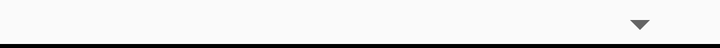
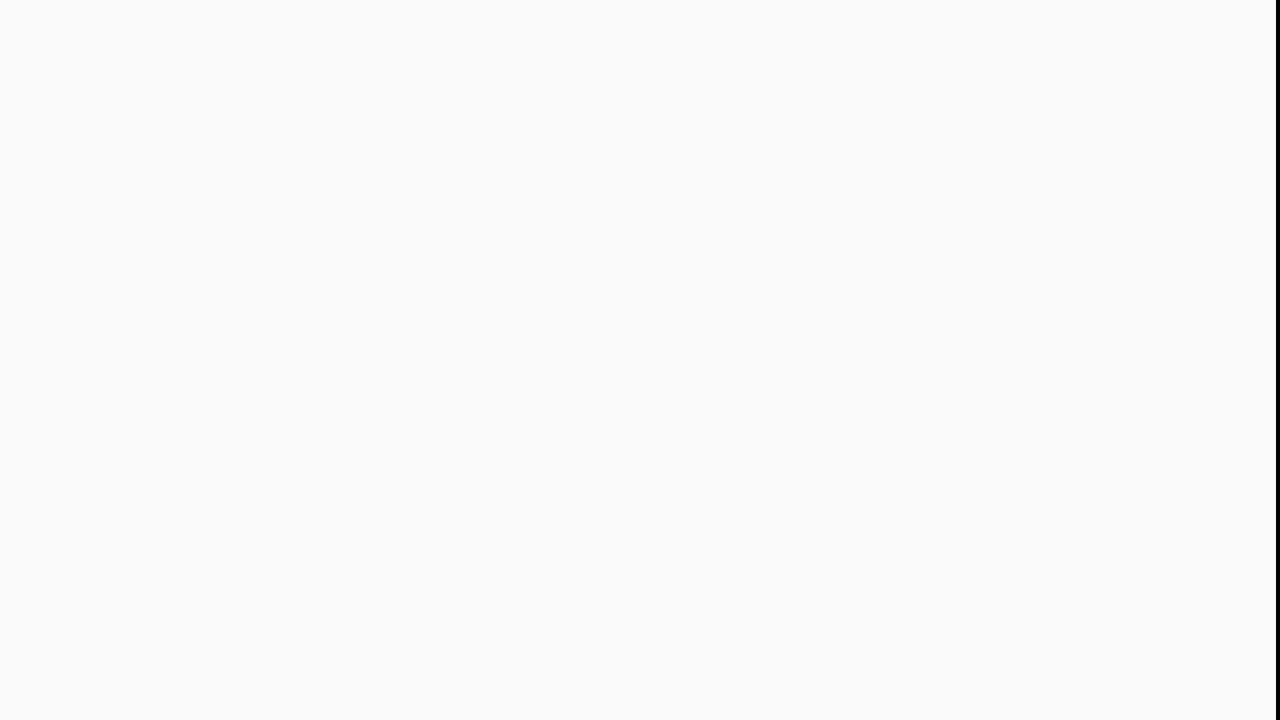

An Android layout and its configuration variant, each rendered on a device that would load it. The default file and the variant file are quoted in full after the pictures.
<!-- AndroidManifest.xml: application theme AppTheme -->
<!-- res/layout/frag_teams.xml -->
<?xml version="1.0" encoding="utf-8"?>
<FrameLayout xmlns:android="http://schemas.android.com/apk/res/android"
    android:layout_width="match_parent"
    android:layout_height="wrap_content"
    android:paddingLeft="@dimen/activity_horizontal_margin"
    android:paddingRight="@dimen/activity_horizontal_margin"
    android:foreground="@drawable/bg_spinner">

    <Spinner
        android:id="@+id/spinner_teams"
        android:layout_width="match_parent"
        android:layout_height="wrap_content"
        android:spinnerMode="dropdown" />

</FrameLayout>
<!-- resources referenced by this layout -->
<resources>
  <dimen name="activity_horizontal_margin">16dp</dimen>
  <!-- drawable bg_spinner (drawable) -->
  <?xml version="1.0" encoding="utf-8"?>
  <layer-list xmlns:android="http://schemas.android.com/apk/res/android">
      <item
          android:top="-2dp"
          android:left="-2dp"
          android:right="-2dp">
          <shape>
              <stroke
                  android:color="@android:color/black"
                  android:width="2dp" />
          </shape>
      </item>
  </layer-list>
  <style name="AppTheme" parent="Theme.AppCompat.Light.DarkActionBar">
          <item name="android:textViewStyle">@style/defaultTextView</item>
          <item name="android:listViewStyle">@style/defaultListView</item>
          <item name="android:buttonBarStyle">@style/defaultButtonBar</item>
          <item name="android:buttonBarButtonStyle">@style/defaultButtonBarButton</item>
      </style>
  <style name="defaultTextView">
          <item name="android:padding">10dp</item>
          <item name="android:textSize">20sp</item>
      </style>
  <style name="defaultListView">
          <item name="android:divider">@null</item>
          <item name="android:listSelector">@drawable/list_selector</item>
      </style>
  <style name="defaultButtonBar">
          <item name="android:background">#e3e3e3</item>
      </style>
  <style name="defaultButtonBarButton" parent="Widget.AppCompat.ActionButton">
          <item name="android:background">?android:attr/selectableItemBackground</item>
          <item name="android:textColor">#3e3e3e</item>
      </style>
  <!-- drawable list_selector (drawable) -->
  <?xml version="1.0" encoding="utf-8"?>
  <selector xmlns:android="http://schemas.android.com/apk/res/android">
      <item android:state_pressed="true" android:drawable="@android:color/holo_blue_dark" />
      <item android:state_focused="true" android:drawable="@android:color/holo_blue_dark" />
  </selector>
</resources>
<!-- res/layout-w600dp/frag_teams.xml (the repository's variant of the layout above) -->
<!-- drawn on the phone turned sideways -->
<?xml version="1.0" encoding="utf-8"?>
<FrameLayout xmlns:android="http://schemas.android.com/apk/res/android"
    android:layout_width="match_parent"
    android:layout_height="match_parent"
    android:foreground="@drawable/bg_list">

    <ListView
        android:id="@+id/list_teams"
        android:layout_width="match_parent"
        android:layout_height="match_parent" />

</FrameLayout>
<!-- resources referenced by the variant -->
<!-- as the phone turned sideways resolves them -->
<resources>
  <!-- drawable bg_list (drawable) -->
  <?xml version="1.0" encoding="utf-8"?>
  <layer-list xmlns:android="http://schemas.android.com/apk/res/android">
      <item
          android:top="-2dp"
          android:bottom="-2dp"
          android:left="-2dp">
          <shape>
              <stroke
                  android:color="@android:color/black"
                  android:width="2dp" />
          </shape>
      </item>
  </layer-list>
  <style name="AppTheme" parent="Theme.AppCompat.Light.DarkActionBar">
          <item name="android:textViewStyle">@style/defaultTextView</item>
          <item name="android:listViewStyle">@style/defaultListView</item>
          <item name="android:buttonBarStyle">@style/defaultButtonBar</item>
          <item name="android:buttonBarButtonStyle">@style/defaultButtonBarButton</item>
      </style>
  <style name="defaultTextView">
          <item name="android:padding">10dp</item>
          <item name="android:textSize">20sp</item>
      </style>
  <style name="defaultListView">
          <item name="android:divider">@null</item>
          <item name="android:listSelector">@drawable/list_selector</item>
      </style>
  <style name="defaultButtonBar">
          <item name="android:background">#e3e3e3</item>
      </style>
  <style name="defaultButtonBarButton" parent="Widget.AppCompat.ActionButton">
          <item name="android:background">?android:attr/selectableItemBackground</item>
          <item name="android:textColor">#3e3e3e</item>
      </style>
  <!-- drawable list_selector (drawable) -->
  <?xml version="1.0" encoding="utf-8"?>
  <selector xmlns:android="http://schemas.android.com/apk/res/android">
      <item android:state_pressed="true" android:drawable="@android:color/holo_blue_dark" />
      <item android:state_focused="true" android:drawable="@android:color/holo_blue_dark" />
  </selector>
</resources>
